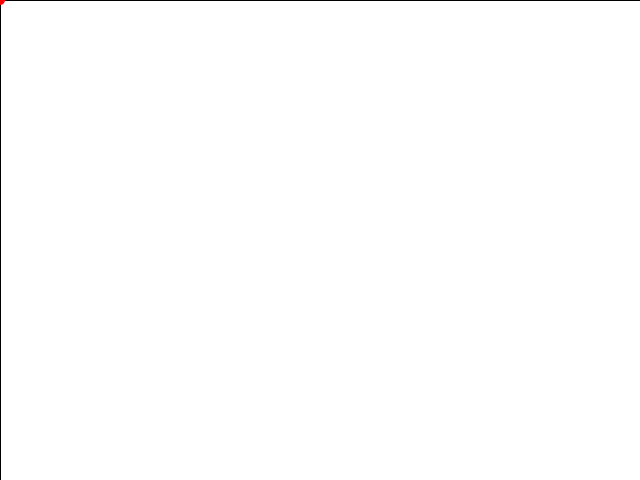
Frame 1 (no input)
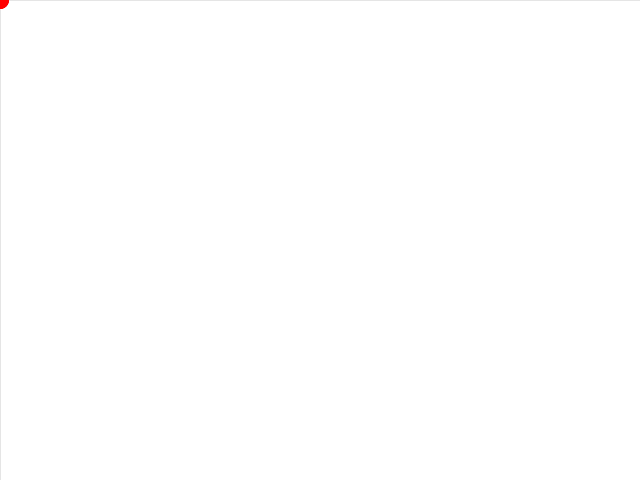
Frame 60 (the mouse pressed at the canvas centre just before this capture)
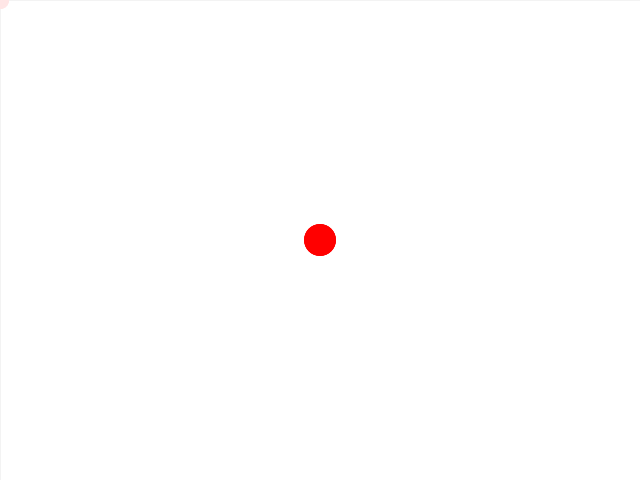
Frame 120 (the mouse held since frame 60 and released just before this capture)

The Processing sketch that drew these frames (run headless with seeded random() and noise(); from frame 60 on, the mouse is pressed at the canvas centre):

// Processing sketch: drawSpreadingPaint
// ── drawSpreadingPaint.pde
int backgroundColor = color(255);
float diameter = 10;

void setup() { 
  size(640, 480); //for browser
  background(backgroundColor);
}

void draw() {
  fill(backgroundColor, 10);
  rect(0, 0, width, height);
  fill(255, 0, 0);
  noStroke();
  ellipse(mouseX, mouseY, diameter, diameter);
  if (dist(mouseX, mouseY, pmouseX, pmouseY) > 2)  
    diameter /= 1.01;
  else 
    diameter *= 1.01;
}

void keyPressed() {
  background(backgroundColor);
}
